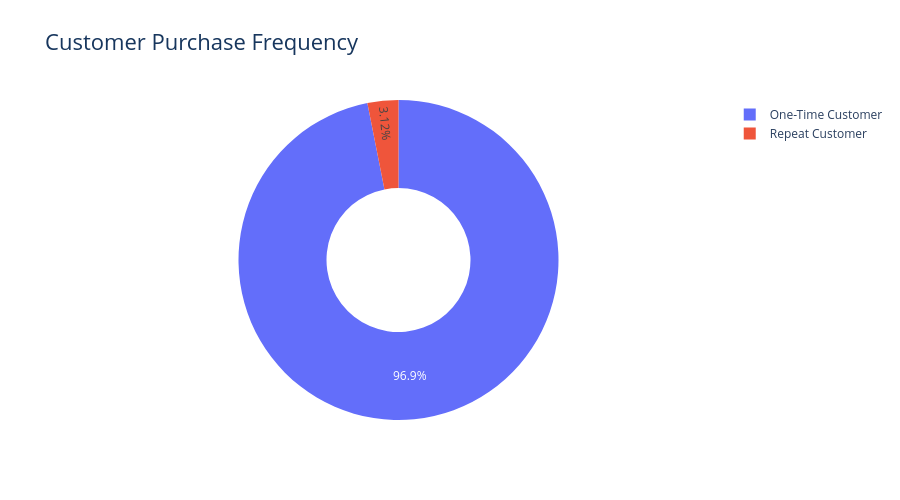

Source (notebook cell):
### Code cell
fig_customer_type = px.pie(
    customer_type,
    names="customer_type",
    values="total_customers",
    title="Customer Purchase Frequency",
    hole=0.45
)

fig_customer_type.update_layout(
    template="plotly_white",
    width=900,
    height=500,
    title_font=dict(size=22, color="#17365D")
)

fig_customer_type.show()

fig_customer_type.write_html(
    OUTPUT_DIR / "customer_purchase_frequency.html"
)

### Figure 1 — Plotly figure (JSON) as saved in the notebook; plotly's stock layout.template omitted (floating-point values rounded to 4 significant figures)
{"data": [{"domain": {"x": [0, 1], "y": [0, 1]}, "hole": 0.45, "hovertemplate": "customer_type=%{label}<br>total_customers=%{value}<extra></extra>", "labels": ["One-Time Customer", "Repeat Customer"], "legendgroup": "", "name": "", "showlegend": true, "type": "pie", "values": [93099, 2997]}], "layout": {"height": 500, "legend": {"tracegroupgap": 0}, "title": {"font": {"color": "#17365D", "size": 22}, "text": "Customer Purchase Frequency"}, "width": 900}}
